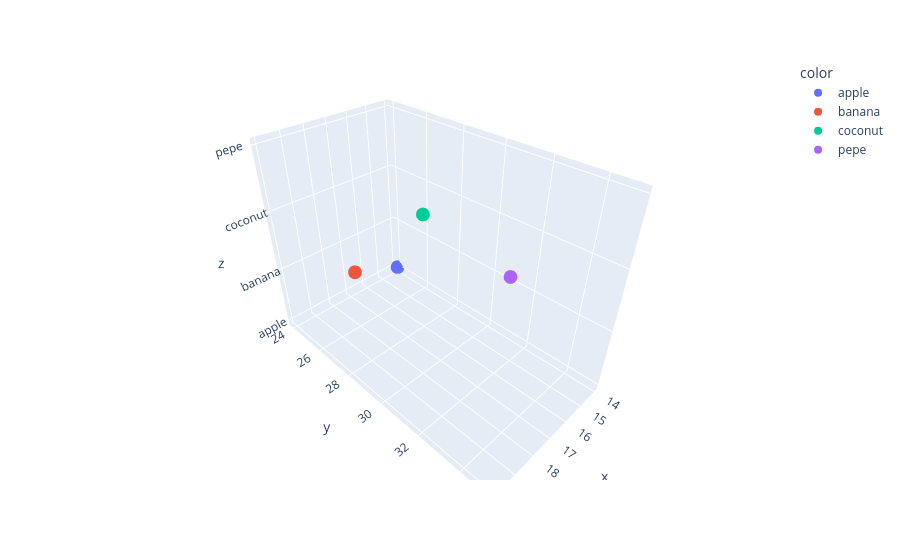

The code cell stored with this chart in its notebook:
### Code cell
x=[14, 18, 16, 20]
y=[24, 26, 28, 35]
v=[17, 1]
z=['apple','banana', 'coconut', 'pepe']

px.scatter_3d(x=x, y=y, z=z, color=z)

### Figure 1 — Plotly figure (JSON) as saved in the notebook; plotly's stock layout.template omitted (floating-point values rounded to 4 significant figures)
{"data": [{"hovertemplate": "color=apple<br>x=%{x}<br>y=%{y}<br>z=%{z}<extra></extra>", "legendgroup": "apple", "marker": {"color": "#636efa", "symbol": "circle"}, "mode": "markers", "name": "apple", "scene": "scene", "showlegend": true, "type": "scatter3d", "x": [14], "y": [24], "z": ["apple"]}, {"hovertemplate": "color=banana<br>x=%{x}<br>y=%{y}<br>z=%{z}<extra></extra>", "legendgroup": "banana", "marker": {"color": "#EF553B", "symbol": "circle"}, "mode": "markers", "name": "banana", "scene": "scene", "showlegend": true, "type": "scatter3d", "x": [18], "y": [26], "z": ["banana"]}, {"hovertemplate": "color=coconut<br>x=%{x}<br>y=%{y}<br>z=%{z}<extra></extra>", "legendgroup": "coconut", "marker": {"color": "#00cc96", "symbol": "circle"}, "mode": "markers", "name": "coconut", "scene": "scene", "showlegend": true, "type": "scatter3d", "x": [16], "y": [28], "z": ["coconut"]}, {"hovertemplate": "color=pepe<br>x=%{x}<br>y=%{y}<br>z=%{z}<extra></extra>", "legendgroup": "pepe", "marker": {"color": "#ab63fa", "symbol": "circle"}, "mode": "markers", "name": "pepe", "scene": "scene", "showlegend": true, "type": "scatter3d", "x": [20], "y": [35], "z": ["pepe"]}], "layout": {"legend": {"title": {"text": "color"}, "tracegroupgap": 0}, "margin": {"t": 60}, "scene": {"domain": {"x": [0, 1], "y": [0, 1]}, "xaxis": {"title": {"text": "x"}}, "yaxis": {"title": {"text": "y"}}, "zaxis": {"title": {"text": "z"}}}}}
